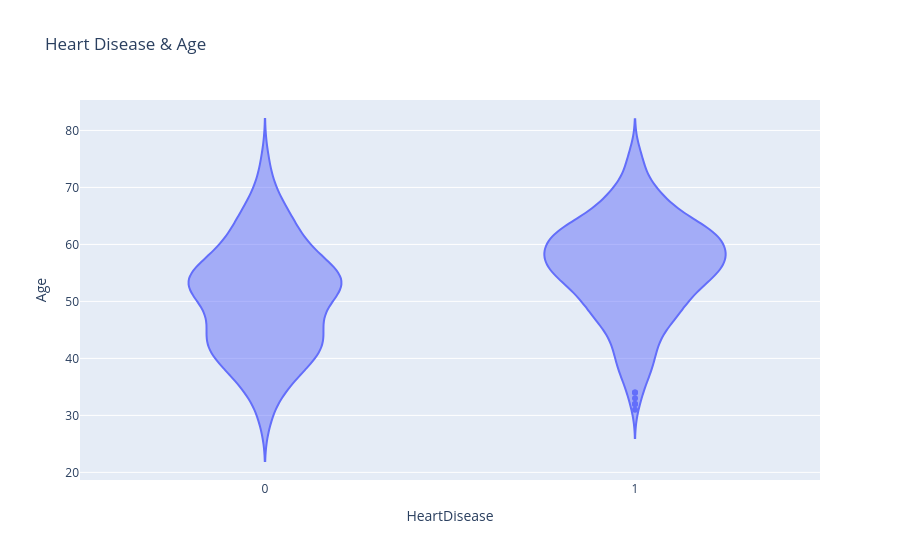

The notebook cell saved with this chart:
### Code cell
fig = px.violin(df, x= "HeartDisease", y= "Age", title= "Heart Disease & Age")
fig.show()

### Figure 1 — Plotly figure (JSON) as saved in the notebook; plotly's stock layout.template omitted (floating-point values rounded to 4 significant figures; data arrays with more than 128 entries replaced by an {"elided": "..."} marker saying what was removed)
{"data": [{"alignmentgroup": "True", "box": {"visible": false}, "hovertemplate": "HeartDisease=%{x}<br>Age=%{y}<extra></extra>", "legendgroup": "", "marker": {"color": "#636efa"}, "name": "", "offsetgroup": "", "orientation": "v", "scalegroup": "True", "showlegend": false, "type": "violin", "x": {"elided": "918 int values"}, "x0": " ", "xaxis": "x", "y": {"elided": "918 int values"}, "y0": " ", "yaxis": "y"}], "layout": {"legend": {"tracegroupgap": 0}, "title": {"text": "Heart Disease & Age"}, "violinmode": "group", "xaxis": {"anchor": "y", "domain": [0, 1], "title": {"text": "HeartDisease"}}, "yaxis": {"anchor": "x", "domain": [0, 1], "title": {"text": "Age"}}}}
